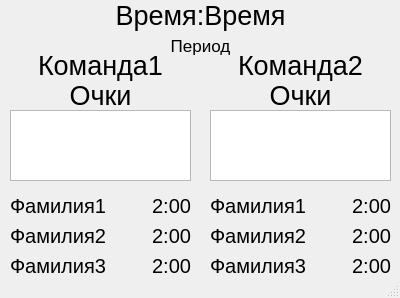
<?xml version="1.0" encoding="UTF-8"?>
<ui version="4.0">
 <class>MainWindow</class>
 <widget class="QMainWindow" name="MainWindow">
  <property name="geometry">
   <rect>
    <x>0</x>
    <y>0</y>
    <width>400</width>
    <height>298</height>
   </rect>
  </property>
  <property name="windowTitle">
   <string>MainWindow</string>
  </property>
  <widget class="QWidget" name="centralWidget">
   <widget class="QLabel" name="labelTeam1">
    <property name="geometry">
     <rect>
      <x>0</x>
      <y>50</y>
      <width>201</width>
      <height>31</height>
     </rect>
    </property>
    <property name="font">
     <font>
      <pointsize>20</pointsize>
     </font>
    </property>
    <property name="text">
     <string>Команда1</string>
    </property>
    <property name="alignment">
     <set>Qt::AlignCenter</set>
    </property>
   </widget>
   <widget class="QLabel" name="labelTeam2">
    <property name="geometry">
     <rect>
      <x>200</x>
      <y>50</y>
      <width>201</width>
      <height>31</height>
     </rect>
    </property>
    <property name="font">
     <font>
      <pointsize>20</pointsize>
     </font>
    </property>
    <property name="text">
     <string>Команда2</string>
    </property>
    <property name="alignment">
     <set>Qt::AlignCenter</set>
    </property>
   </widget>
   <widget class="QLabel" name="labelTime">
    <property name="geometry">
     <rect>
      <x>0</x>
      <y>0</y>
      <width>401</width>
      <height>31</height>
     </rect>
    </property>
    <property name="font">
     <font>
      <pointsize>20</pointsize>
     </font>
    </property>
    <property name="text">
     <string>Время:Время</string>
    </property>
    <property name="alignment">
     <set>Qt::AlignCenter</set>
    </property>
   </widget>
   <widget class="QLabel" name="labelPeriod">
    <property name="geometry">
     <rect>
      <x>0</x>
      <y>30</y>
      <width>401</width>
      <height>31</height>
     </rect>
    </property>
    <property name="font">
     <font>
      <pointsize>13</pointsize>
     </font>
    </property>
    <property name="text">
     <string>Период</string>
    </property>
    <property name="alignment">
     <set>Qt::AlignCenter</set>
    </property>
   </widget>
   <widget class="QLabel" name="labelTeam1_Count">
    <property name="geometry">
     <rect>
      <x>0</x>
      <y>80</y>
      <width>201</width>
      <height>31</height>
     </rect>
    </property>
    <property name="font">
     <font>
      <pointsize>20</pointsize>
     </font>
    </property>
    <property name="text">
     <string>Очки</string>
    </property>
    <property name="alignment">
     <set>Qt::AlignCenter</set>
    </property>
   </widget>
   <widget class="QLabel" name="labelTeam2_Count">
    <property name="geometry">
     <rect>
      <x>200</x>
      <y>80</y>
      <width>201</width>
      <height>31</height>
     </rect>
    </property>
    <property name="font">
     <font>
      <pointsize>20</pointsize>
     </font>
    </property>
    <property name="text">
     <string>Очки</string>
    </property>
    <property name="alignment">
     <set>Qt::AlignCenter</set>
    </property>
   </widget>
   <widget class="QListWidget" name="listWidgetTeam1">
    <property name="geometry">
     <rect>
      <x>10</x>
      <y>110</y>
      <width>181</width>
      <height>71</height>
     </rect>
    </property>
   </widget>
   <widget class="QListWidget" name="listWidgetTeam2">
    <property name="geometry">
     <rect>
      <x>210</x>
      <y>110</y>
      <width>181</width>
      <height>71</height>
     </rect>
    </property>
   </widget>
   <widget class="QLabel" name="labelTeam1_Familly1">
    <property name="geometry">
     <rect>
      <x>10</x>
      <y>190</y>
      <width>141</width>
      <height>31</height>
     </rect>
    </property>
    <property name="font">
     <font>
      <pointsize>15</pointsize>
     </font>
    </property>
    <property name="text">
     <string>Фамилия1</string>
    </property>
    <property name="alignment">
     <set>Qt::AlignLeading|Qt::AlignLeft|Qt::AlignVCenter</set>
    </property>
   </widget>
   <widget class="QLabel" name="labelTeam1_Time1">
    <property name="geometry">
     <rect>
      <x>150</x>
      <y>190</y>
      <width>41</width>
      <height>31</height>
     </rect>
    </property>
    <property name="font">
     <font>
      <pointsize>15</pointsize>
     </font>
    </property>
    <property name="text">
     <string>2:00</string>
    </property>
    <property name="alignment">
     <set>Qt::AlignRight|Qt::AlignTrailing|Qt::AlignVCenter</set>
    </property>
   </widget>
   <widget class="QLabel" name="labelTeam1_Familly2">
    <property name="geometry">
     <rect>
      <x>10</x>
      <y>220</y>
      <width>141</width>
      <height>31</height>
     </rect>
    </property>
    <property name="font">
     <font>
      <pointsize>15</pointsize>
     </font>
    </property>
    <property name="text">
     <string>Фамилия2</string>
    </property>
    <property name="alignment">
     <set>Qt::AlignLeading|Qt::AlignLeft|Qt::AlignVCenter</set>
    </property>
   </widget>
   <widget class="QLabel" name="labelTeam1_Time2">
    <property name="geometry">
     <rect>
      <x>150</x>
      <y>220</y>
      <width>41</width>
      <height>31</height>
     </rect>
    </property>
    <property name="font">
     <font>
      <pointsize>15</pointsize>
     </font>
    </property>
    <property name="text">
     <string>2:00</string>
    </property>
    <property name="alignment">
     <set>Qt::AlignRight|Qt::AlignTrailing|Qt::AlignVCenter</set>
    </property>
   </widget>
   <widget class="QLabel" name="labelTeam1_Familly3">
    <property name="geometry">
     <rect>
      <x>10</x>
      <y>250</y>
      <width>141</width>
      <height>31</height>
     </rect>
    </property>
    <property name="font">
     <font>
      <pointsize>15</pointsize>
     </font>
    </property>
    <property name="text">
     <string>Фамилия3</string>
    </property>
    <property name="alignment">
     <set>Qt::AlignLeading|Qt::AlignLeft|Qt::AlignVCenter</set>
    </property>
   </widget>
   <widget class="QLabel" name="labelTeam1_Time3">
    <property name="geometry">
     <rect>
      <x>150</x>
      <y>250</y>
      <width>41</width>
      <height>31</height>
     </rect>
    </property>
    <property name="font">
     <font>
      <pointsize>15</pointsize>
     </font>
    </property>
    <property name="text">
     <string>2:00</string>
    </property>
    <property name="alignment">
     <set>Qt::AlignRight|Qt::AlignTrailing|Qt::AlignVCenter</set>
    </property>
   </widget>
   <widget class="QLabel" name="labelTeam2_Familly1">
    <property name="geometry">
     <rect>
      <x>210</x>
      <y>190</y>
      <width>141</width>
      <height>31</height>
     </rect>
    </property>
    <property name="font">
     <font>
      <pointsize>15</pointsize>
     </font>
    </property>
    <property name="text">
     <string>Фамилия1</string>
    </property>
    <property name="alignment">
     <set>Qt::AlignLeading|Qt::AlignLeft|Qt::AlignVCenter</set>
    </property>
   </widget>
   <widget class="QLabel" name="labelTeam2_Time1">
    <property name="geometry">
     <rect>
      <x>350</x>
      <y>190</y>
      <width>41</width>
      <height>31</height>
     </rect>
    </property>
    <property name="font">
     <font>
      <pointsize>15</pointsize>
     </font>
    </property>
    <property name="text">
     <string>2:00</string>
    </property>
    <property name="alignment">
     <set>Qt::AlignRight|Qt::AlignTrailing|Qt::AlignVCenter</set>
    </property>
   </widget>
   <widget class="QLabel" name="labelTeam2_Time3">
    <property name="geometry">
     <rect>
      <x>350</x>
      <y>250</y>
      <width>41</width>
      <height>31</height>
     </rect>
    </property>
    <property name="font">
     <font>
      <pointsize>15</pointsize>
     </font>
    </property>
    <property name="text">
     <string>2:00</string>
    </property>
    <property name="alignment">
     <set>Qt::AlignRight|Qt::AlignTrailing|Qt::AlignVCenter</set>
    </property>
   </widget>
   <widget class="QLabel" name="labelTeam2_Familly3">
    <property name="geometry">
     <rect>
      <x>210</x>
      <y>250</y>
      <width>141</width>
      <height>31</height>
     </rect>
    </property>
    <property name="font">
     <font>
      <pointsize>15</pointsize>
     </font>
    </property>
    <property name="text">
     <string>Фамилия3</string>
    </property>
    <property name="alignment">
     <set>Qt::AlignLeading|Qt::AlignLeft|Qt::AlignVCenter</set>
    </property>
   </widget>
   <widget class="QLabel" name="labelTeam2_Time2">
    <property name="geometry">
     <rect>
      <x>350</x>
      <y>220</y>
      <width>41</width>
      <height>31</height>
     </rect>
    </property>
    <property name="font">
     <font>
      <pointsize>15</pointsize>
     </font>
    </property>
    <property name="text">
     <string>2:00</string>
    </property>
    <property name="alignment">
     <set>Qt::AlignRight|Qt::AlignTrailing|Qt::AlignVCenter</set>
    </property>
   </widget>
   <widget class="QLabel" name="labelTeam2_Familly2">
    <property name="geometry">
     <rect>
      <x>210</x>
      <y>220</y>
      <width>141</width>
      <height>31</height>
     </rect>
    </property>
    <property name="font">
     <font>
      <pointsize>15</pointsize>
     </font>
    </property>
    <property name="text">
     <string>Фамилия2</string>
    </property>
    <property name="alignment">
     <set>Qt::AlignLeading|Qt::AlignLeft|Qt::AlignVCenter</set>
    </property>
   </widget>
  </widget>
  <widget class="QStatusBar" name="statusBar"/>
 </widget>
 <layoutdefault spacing="6" margin="11"/>
 <resources/>
 <connections/>
</ui>
